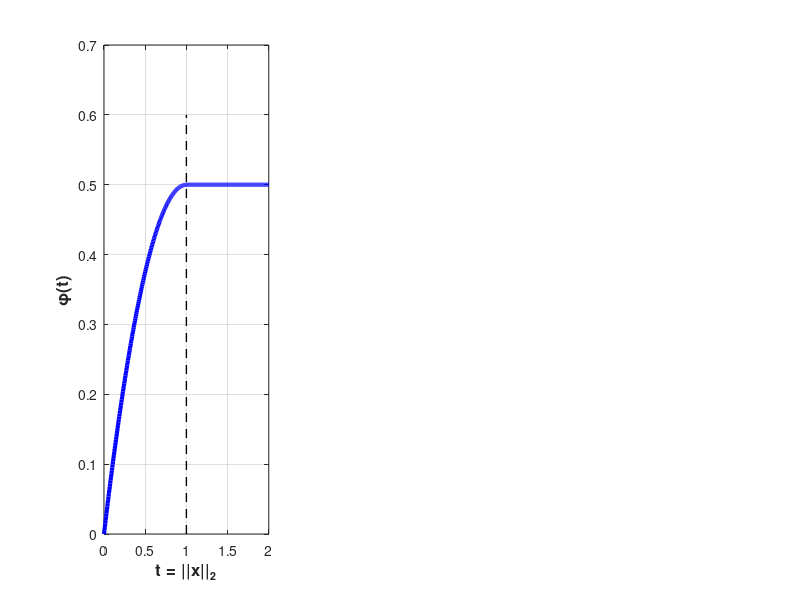

The MATLAB script that drew this image: (Note: this script raises an error after producing the figure.)

clear; close all; clc;


phi = @(x) (norm(x, 2) - (1/2) * norm(x, 2)^2) .* (norm(x, 2) < 1) + ...
           (1/2) .* (norm(x, 2) >= 1);
figure('Position', [100, 100, 1400, 450], 'Name', 'MC罚函数的非凸性分析', 'NumberTitle', 'off');

subplot(1, 3, 1);
t = linspace(0, 2, 400);
phi_t = (t - 0.5*t.^2) .* (t < 1) + 0.5 .* (t >= 1);

plot(t, phi_t, 'b-', 'LineWidth', 3);
hold on;


plot([1, 1], [0, 0.6], 'k--', 'LineWidth', 1);

xlabel('t = ||x||₂', 'FontSize', 12, 'FontWeight', 'bold');
ylabel('φ(t)', 'FontSize', 12, 'FontWeight', 'bold');

grid on;


ax1 = gca;
ax1.XAxisLocation = 'origin';  
ax1.YAxisLocation = 'origin';  
ax1.Box = 'off';  


xlim([-0.1, 2.1]);
ylim([-0.1, 0.7]);


ax1.XTick = [0, 0.5, 1, 1.5, 2];
ax1.YTick = [0, 0.1, 0.2, 0.3, 0.4, 0.5, 0.6];



subplot(1, 3, 2);

t1 = linspace(0, 0.999, 200);  
ddphi1 = -1 * ones(size(t1));   

t2 = linspace(1.001, 2, 200);  
ddphi2 = zeros(size(t2));       


plot(t1, ddphi1, 'r-', 'LineWidth', 3);
hold on;
plot(t2, ddphi2, 'r-', 'LineWidth', 3);
plot([0, 2], [0, 0], 'k--', 'LineWidth', 1);  
plot([1, 1], [-1.5, 0.5], 'k--', 'LineWidth', 1);  

xlabel('t = ||x||₂', 'FontSize', 12, 'FontWeight', 'bold');
ylabel('φ''''(t)', 'FontSize', 12, 'FontWeight', 'bold');

grid on;

ax2 = gca;
ax2.XAxisLocation = 'origin';  
ax2.YAxisLocation = 'origin';  



xlim([-0.1, 2.1]);
ylim([-1.6, 0.6]);


ax2.XTick = [0, 0.5, 1, 1.5, 2];
ax2.YTick = [-1.5, -1, -0.5, 0, 0.5];




subplot(1, 3, 3);

[x1, x2] = meshgrid(linspace(-2, 2, 100), linspace(-2, 2, 100));
phi_vals = zeros(size(x1));


for i = 1:size(x1, 1)
    for j = 1:size(x1, 2)
        x = [x1(i, j); x2(i, j)];
        phi_vals(i, j) = phi(x);
    end
end


surf(x1, x2, phi_vals, 'EdgeColor', 'none', 'FaceAlpha', 0.9);
colormap('parula');
xlabel('x_1', 'FontSize', 12, 'FontWeight', 'bold');
ylabel('x_2', 'FontSize', 12, 'FontWeight', 'bold');
zlabel('\phi(x)', 'FontSize', 12, 'FontWeight', 'bold');

grid on;
view(45, 30);
shading interp;

hold on;
